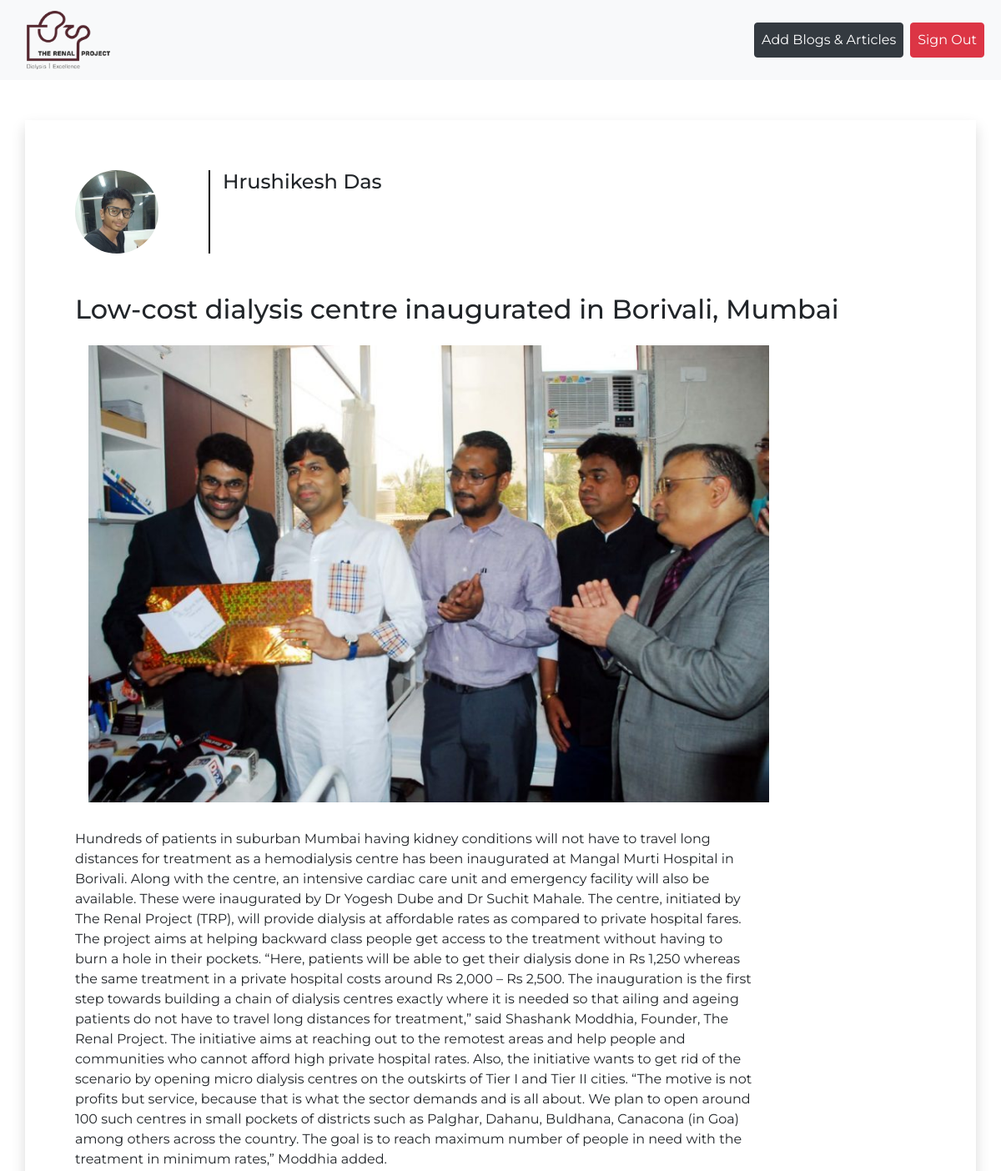
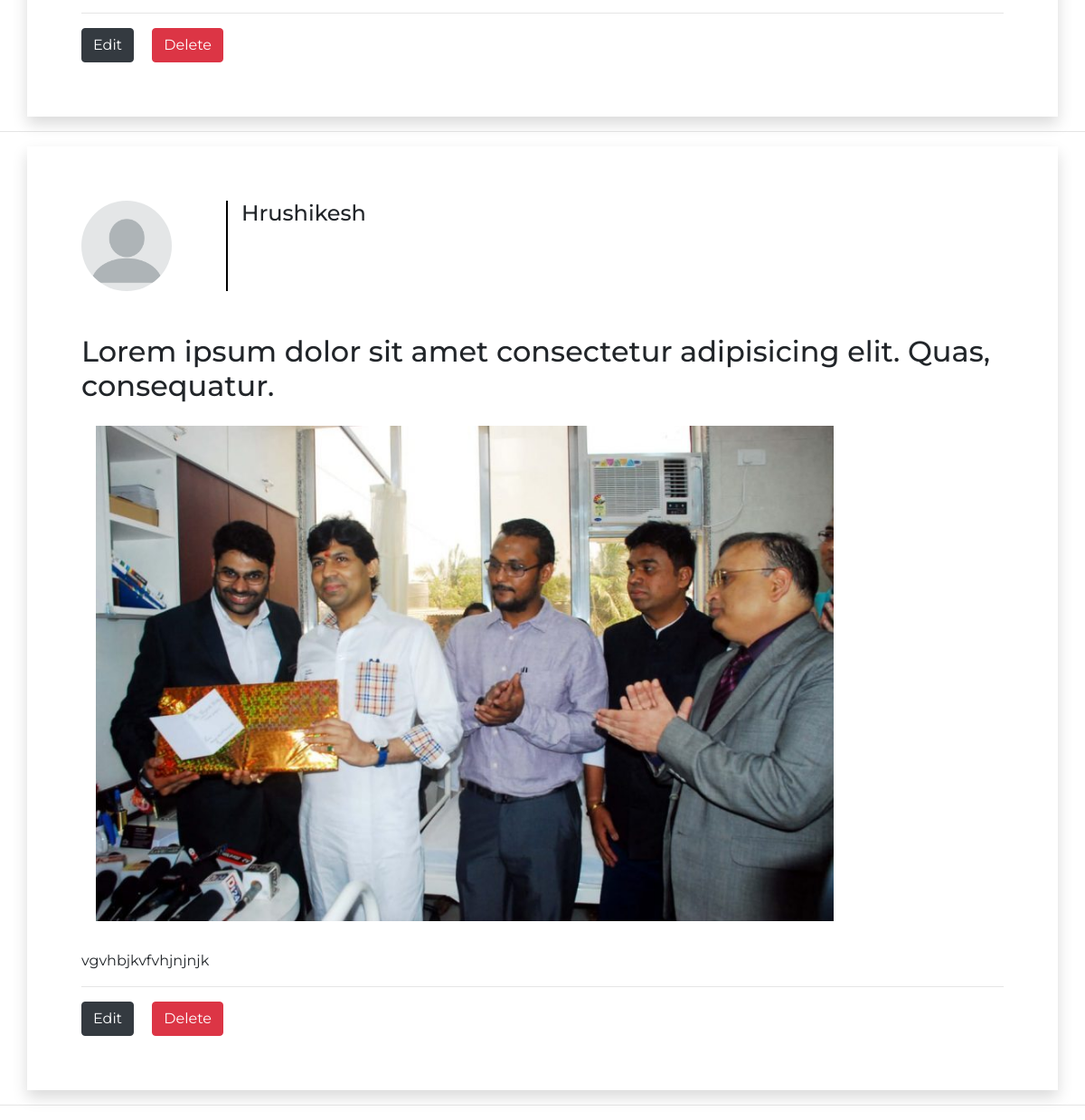
The app's page /php/blog_section.php with its own data (2 pictures, top to bottom).
### tables this page shows
CREATE TABLE IF NOT EXISTS `articles_blogs` (
  `id` int(11) NOT NULL AUTO_INCREMENT,
  `name` varchar(100) NOT NULL,
  `emailid` varchar(100) NOT NULL,
  `work_designation` varchar(100) NOT NULL,
  `profile pic` varchar(1000) DEFAULT '../assets/article writer/blank-profile.png',
  `article_headline` varchar(5000) NOT NULL,
  `article_content` varchar(2000) NOT NULL,
  `article_image` varchar(1000) NOT NULL,
  PRIMARY KEY (`id`)
);

### php/blog_section.php (the view, shortened to what this page needs)
<!DOCTYPE html>
<html lang="en">
<head>
    <link rel="stylesheet" href="https://stackpath.bootstrapcdn.com/bootstrap/4.5.2/css/bootstrap.min.css">
    <link rel="stylesheet" href="../css/blog_section.css">
</head>
<body>
    <nav class="navbar navbar-expand-lg navbar-light bg-light">
        <a class="navbar-brand" href="#"><img class="ml-3" src="../assets/logo & favicon/logo.png" alt="logo" height="70" width="100"></a>
        <div class="collapse navbar-collapse" id="navbarSupportedContent">
            <ul class="navbar-nav ml-auto">
                <li class="nav-item">
                    <a class="btn btn-dark nav-link m-1" href="../upload.html" style="color:#fff;">Add Blogs & Articles</a>
                </li>
                <li class="nav-item">
                    <a class="btn btn-danger nav-link m-1" href="../php/logout.php" style="color:#fff;">Sign Out</a>
                </li>
            </ul>
        </div>
    </nav>
    <?php
    require '../php/connection.php';
    if ($con == false) {
        echo "Error in database connection!!";
    } else {
        $select = "SELECT * FROM `articles_blogs`";
        $query = mysqli_query($con, $select);
        while ($row = mysqli_fetch_assoc($query)) {
            echo '
            <div class="container shadow" style="padding:5%;">
                <div class="row">
                  <div class="col-lg-2 col-md-3">
                    <img class="article-writer" src=" ' . $row["profile pic"] . ' " alt="" />
                  </div>
                  <div class="writer-details col-lg-10 col-md-9">
                    <h4 class="mb-2">' . $row["name"] . '</h4>
                    <small class="text-muted"><em>' . $row["article_upload_date_time"] . '</em></small>
                  </div>
                </div>
                <h2 style="margin-top:3rem;">
                  ' . $row["article_headline"] . '
                </h2>
                <img
                  class="article-image m-3"
                  src=" ' . $row["article_image"] . ' "
                />
                <p class="article-text mt-3">
                 ' . $row["article_content"] . '
                </p>
                <hr/>
                <a href="../php/blog_edit.php?id=' . $row['id'] . '" type="button" class="btn btn-dark edit mr-3 text-white">Edit</a>
                <a href="#" type="button" class="btn btn-danger delete text-white">Delete</a>
                '; ?>
    <?php
            echo '</div>
                <hr />
                ';
        }
    }
    ?>
</body>
</html>

### css/blog_section.css (style rules this page uses)
.container { padding: 5%; }
.article-writer { width: 100px; height: 100px; border-radius: 100%; }
.writer-details { border-left: 2px solid #000; }
.article-image { width: 80%; height: 80%; }
p.article-text { width: 80%; }

### php/blog_section.php (style rules this page uses)
* { font-family: 'montserrat', Verdana, Geneva, Tahoma, sans-serif; }

### records on screen
articles_blogs: profile pic (picture), name "Hrushikesh Das", article_headline "Low-cost dialysis centre inaugurated in Borivali, Mumbai", article_image (picture), article_content "Hundreds of patients in suburban Mumbai having kidney conditions will not have to travel long distances for treatment as a hemodialysis centre has been inaugurated at Mangal Murti Hospital in Borivali. Along with the centre, an intensive cardiac care unit and emergency facility will also be available. These were inaugurated by Dr Yogesh Dube and Dr Suchit Mahale. The centre, initiated by The Renal Project (TRP), will provide dialysis at affordable rates as compared to private hospital fares. The project aims at helping backward class people get access to the treatment without having to burn a hole in their pockets. “Here, patients will be able to get their dialysis done in Rs 1,250 whereas…"
articles_blogs: profile pic (placeholder picture), name "Hrushikesh", article_headline "Lorem ipsum dolor sit amet consectetur adipisicing elit. Quas, consequatur.", article_image (picture), article_content "vgvhbjkvfvhjnjnjk"
